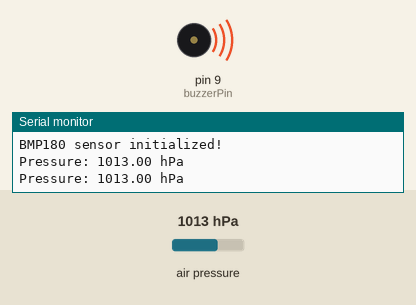
Simulated run of this sketch. Board: Arduino Uno, built with avr-gcc and run on an emulated ATmega328P. Parts: buzzer (waves = sounding, pin HIGH), the last lines printed to the serial monitor. Inputs (shaded band) come from the test bench; at power-on: air pressure 1013 hPa.

Above: at 1.8 s.
1.9 s: air pressure set to 1008 hPa
At 3.2 s:
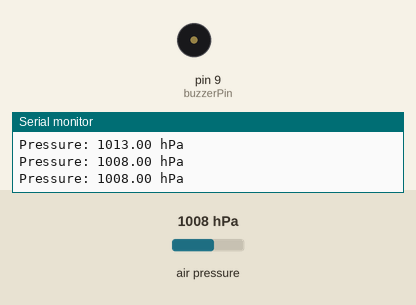
3.5 s: air pressure set to 1025 hPa
At 5.3 s:
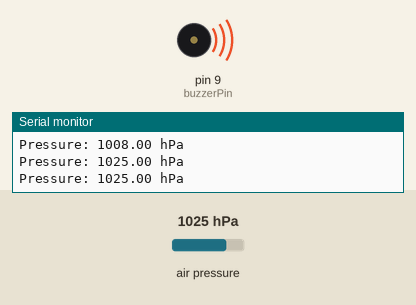
5.6 s: air pressure set to 952 hPa
At 6.5 s:
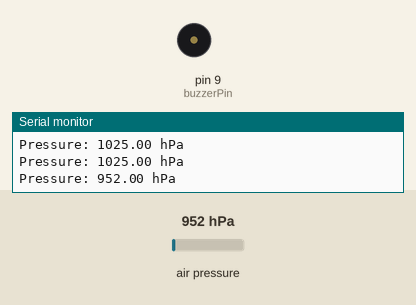
Timing chart, 0 to 8.6 s (numbered marks = the images above; inputs shaded):
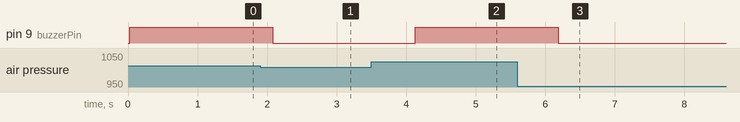

The sketch:

sketch_nov11a.ino
```cpp
#include <Wire.h>
#include <Adafruit_Sensor.h>
#include <Adafruit_BMP085_U.h>

Adafruit_BMP085_Unified bmp;

const int buzzerPin = 9; // Buzzer connected to digital pin 9
const float pressureThreshold = 1010.8; // Example threshold in hPa (adjust as needed)

void setup() {
  Serial.begin(9600);

  if (!bmp.begin()) {
    Serial.println("Could not find a valid BMP180 sensor, check wiring!");
    while (1);
  }

  pinMode(buzzerPin, OUTPUT);
  Serial.println("BMP180 sensor initialized!");
}

void loop() {
  // Read the pressure in hPa
  sensors_event_t event;
  bmp.getEvent(&event); // Get the latest sensor data

  if (event.pressure) {
    float pressure = event.pressure; // hPa
    Serial.print("Pressure: ");
   Serial.print(pressure);
    Serial.println(" hPa");

    // Trigger the buzzer if the pressure exceeds the threshold
    if (pressure > pressureThreshold) {
      digitalWrite(buzzerPin, HIGH); // Turn on the buzzer
    } else {
      digitalWrite(buzzerPin, LOW); // Turn off the buzzer
    }
  }

  delay(1000); // Read every second
}
```

Measured:
- the behaviour switches between 1011 and 1010 hPa on air pressure (found by bisection; images 0 and 1)
- after the input at 1.9 s, pin 9 (buzzerPin): HIGH → LOW after 0.18 s
- after the input at 3.5 s, pin 9 (buzzerPin): LOW → HIGH after 0.63 s
- after the input at 5.6 s, pin 9 (buzzerPin): HIGH → LOW after 0.59 s
